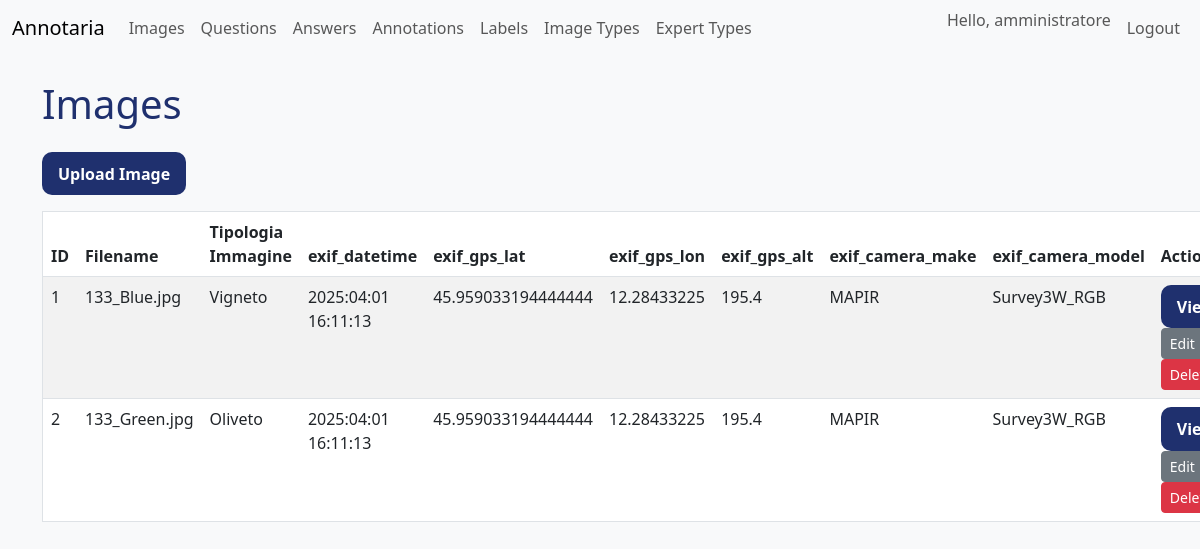
/ui/images (signed in), run on an earlier commit of the app's database.
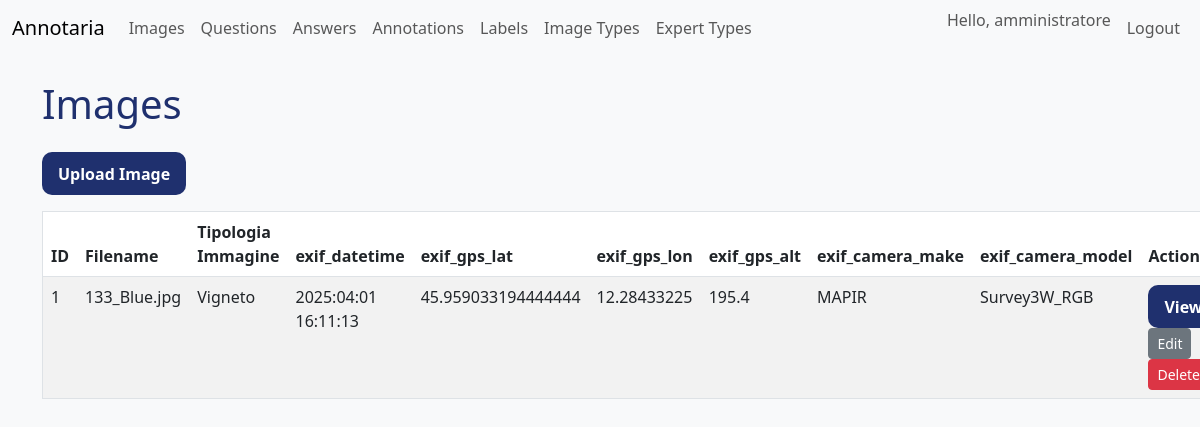
And on a later commit of the database.
### models.py (models this page shows)
class User(Base):
    __tablename__ = "users"
    id = Column(Integer, primary_key=True, index=True)
    username = Column(String, unique=True, index=True, nullable=False)
    hashed_password = Column(String, nullable=False)
    role = Column(String, nullable=False, default="Esperto")
    answers = relationship("Answer", back_populates="user")
    annotations = relationship("Annotation", back_populates="user")
    expert_types = relationship(
        "ExpertType", secondary=user_expert_types, back_populates="users"
    )

class Image(Base):
    __tablename__ = "images"
    id = Column(Integer, primary_key=True, index=True)
    filename = Column(String, unique=True, nullable=False)
    path = Column(String, nullable=False)
    uploaded_at = Column(DateTime(timezone=True), server_default=func.now())
    exif_datetime = Column(String)
    exif_gps_lat = Column(Float)
    exif_gps_lon = Column(Float)
    exif_gps_alt = Column(Float)
    exif_camera_make = Column(String)
    exif_camera_model = Column(String)
    exif_lens_model = Column(String)
    exif_focal_length = Column(Float)
    exif_aperture = Column(Float)
    exif_iso = Column(Integer)
    exif_shutter_speed = Column(String)
    exif_orientation = Column(String)
    exif_image_width = Column(Integer)
    exif_image_height = Column(Integer)
    exif_drone_model = Column(String)
    exif_flight_id = Column(String)
    exif_pitch = Column(Float)
    exif_roll = Column(Float)
    exif_yaw = Column(Float)
    image_type_id = Column(Integer, ForeignKey("image_types.id"))
    image_type = relationship("ImageType", back_populates="images")
    answers = relationship("Answer", back_populates="image")
    annotations = relationship("Annotation", back_populates="image")

class ImageType(Base):
    __tablename__ = "image_types"
    id = Column(Integer, primary_key=True, index=True)
    name = Column(String, unique=True, nullable=False)
    images = relationship("Image", back_populates="image_type")
    questions = relationship(
        "Question", secondary=question_image_types, back_populates="image_types"
    )
    expert_types = relationship(
        "ExpertType", secondary=expert_type_image_types, back_populates="image_types"
    )

### routers/ui.py (the view)
@router.get("/images", response_class=HTMLResponse)
def list_images(
    request: Request,
    user: UserModel = Depends(require_user),
    db: Session = Depends(get_db),
):
    for file in IMAGE_DIR.iterdir():
        if file.is_file():
            register_image(file, db)
    images = db.query(ImageModel).options(joinedload(ImageModel.image_type)).all()
    token = request.cookies.get("access_token")
    return templates.TemplateResponse(
        "images.html", {"request": request, "images": images, "user": user, "token": token}
    )

### templates/images.html
{% extends "base.html" %}
{% block content %}
<h1>Images</h1>
<a href="/ui/images/upload" class="btn btn-primary mb-3">Upload Image</a>
<table class="table table-striped" style="border: 1px solid #dee2e6; border-radius: 6px;">
<thead>
    <tr><th>ID</th><th>Filename</th><th>Tipologia Immagine</th><th>exif_datetime</th><th>exif_gps_lat</th><th>exif_gps_lon</th><th>exif_gps_alt</th><th>exif_camera_make</th><th>exif_camera_model</th><th>Actions</th></tr>
</thead>
<tbody>
{% for img in images %}
<tr>
<td>{{ img.id }}</td>
<td>{{ img.filename }}</td>
<td>{{ img.image_type.name if img.image_type else "" }}</td>
<td>{{ img.exif_datetime }}</td>
<td>{{ img.exif_gps_lat }}</td>
<td>{{ img.exif_gps_lon }}</td>
<td>{{ img.exif_gps_alt }}</td>
<td>{{ img.exif_camera_make }}</td>
<td>{{ img.exif_camera_model }}</td>
<td>
    <a href="/ui/images/{{ img.id }}" class="btn btn-sm btn-primary">View</a>
    <a href="/ui/images/{{ img.id }}/edit" class="btn btn-sm btn-secondary">Edit</a>
    <form method="post" action="/ui/images/{{ img.id }}/delete" class="d-inline">
        <button type="submit" class="btn btn-sm btn-danger">Delete</button>
    </form>
</td>
</tr>
{% endfor %}
</tbody>
</table>
{% endblock %}

### templates/base.html (shortened to what this page needs)
<!DOCTYPE html>
<html lang="en">
<head>
    <link href="https://cdn.jsdelivr.net/npm/bootstrap@5.3.0/dist/css/bootstrap.min.css" rel="stylesheet">
    <link rel="stylesheet" href="/static/css/style.css">
</head>
<body>
<nav class="navbar navbar-expand-lg navbar-light bg-light mb-4">
    <div class="container-fluid">
        <a class="navbar-brand" href="/ui">Annotaria</a>
        <div class="collapse navbar-collapse">
            <ul class="navbar-nav me-auto mb-2 mb-lg-0">
                <li class="nav-item"><a class="nav-link" href="/ui/images">Images</a></li>
                {% if user and user.role == 'Amministratore' %}
                <li class="nav-item"><a class="nav-link" href="/ui/questions">Questions</a></li>
                <li class="nav-item"><a class="nav-link" href="/ui/answers">Answers</a></li>
                <li class="nav-item"><a class="nav-link" href="/ui/annotations">Annotations</a></li>
                <li class="nav-item"><a class="nav-link" href="/ui/labels">Labels</a></li>
                <li class="nav-item"><a class="nav-link" href="/ui/image-types">Image Types</a></li>
                <li class="nav-item"><a class="nav-link" href="/ui/expert-types">Expert Types</a></li>
                {% elif user and user.role == 'Esperto' %}
                <li class="nav-item"><a class="nav-link" href="/ui/my-expert-types">My Expert Types</a></li>
                {% endif %}
            </ul>
            <ul class="navbar-nav ms-auto mb-2 mb-lg-0">
                {% if user %}
                <li class="nav-item">
                    <span class="navbar-text me-2">Hello, {{ user.username }}</span>
                </li>
                <li class="nav-item">
                    <form action="/ui/logout" method="post" class="d-inline">
                        <button type="submit" class="btn btn-link nav-link">Logout</button>
                    </form>
                </li>
                {% else %}
                <li class="nav-item"><a class="nav-link" href="/ui/login">Login</a></li>
                <li class="nav-item"><a class="nav-link" href="/ui/register">Register</a></li>
                {% endif %}
            </ul>
        </div>
    </div>
</nav>
<div class="container">
{% block content %}{% endblock %}
</div>
</body>
</html>

### static/css/style.css (style rules this page uses)
body { font-family: 'Segoe UI', sans-serif; background-color: #f8f9fa; }
h1, h2, h3 { color: #1f306e; margin-bottom: 1.5rem; }
.btn-primary, .btn-submit { border-radius: 10px; background-color: #1f306e; border: none; padding: 0.6rem 1rem; color: white; font-weight: bold; font-size: 1rem; }

What changed in the data, as far as the page shows it:
removed Image: id "2", filename "133_Green.jpg", image_type "Oliveto", exif_datetime "2025:04:01 16:11:13", exif_gps_lat "45.959033194444444", exif_gps_lon "12.28433225", exif_gps_alt "195.4", exif_camera_make "MAPIR", exif_camera_model "Survey3W_RGB"
